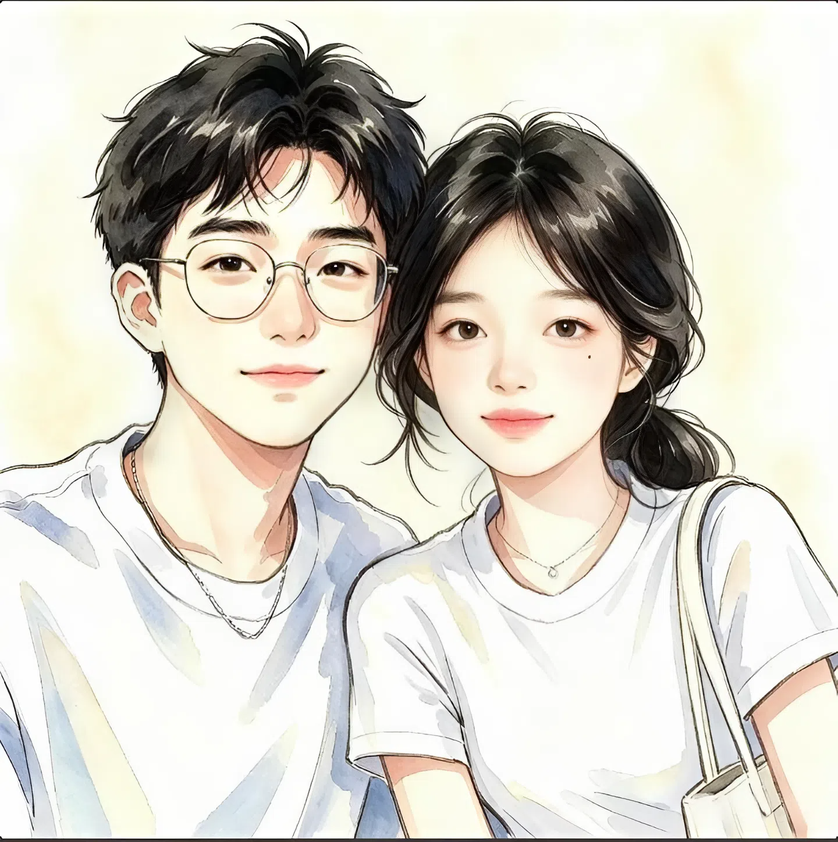
#> input picture tb.png, 838 x 842 px, shrunk from 1440 x 1448 before the run
$ python '9-11顶帽运算.py'
#> lines starting #> are read from the running program, lines starting #| are printed output that depends on the picture
import cv2
import numpy as np

img = cv2.imread("tb.png")
#> img is the input picture: shape (842, 838, 3); mean B, G, R 198.7, 208.6, 212.4
# h, w
#kernel = np.ones((3, 3), np.uint8)
kernel = cv2.getStructuringElement(cv2.MORPH_RECT, (7, 7))
"""
dst = cv2.dilate(dst, kernel, iterations=1)
dst = cv2.erode(img, kernel, iterations=1)

"""

# 顶帽 = 原图 - 开运算  = （大图形外的小图形）
dst = cv2.morphologyEx(img, cv2.MORPH_TOPHAT, kernel)
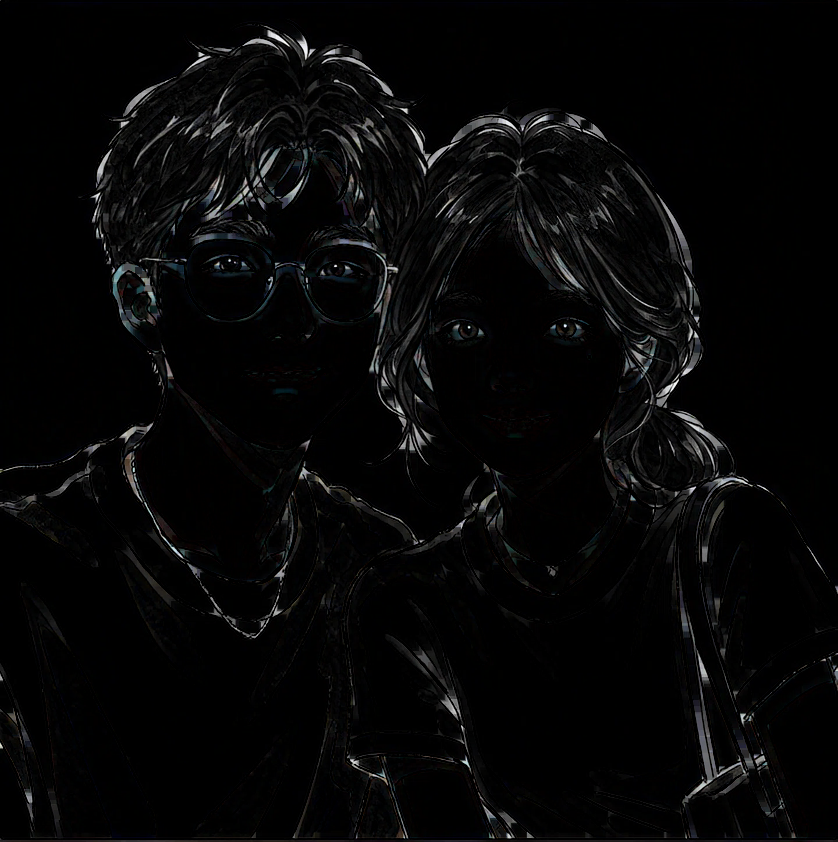
#> dst: shape (842, 838, 3); mean B, G, R 6.9, 6.7, 6.7

print(kernel)
cv2.imshow("9-11顶帽运算原图", img)
cv2.imshow("9-11顶帽运算", dst)

while cv2.waitKey(1) != ord("q"):
#> (key q is pressed here)
    pass

cv2.destroyAllWindows()
